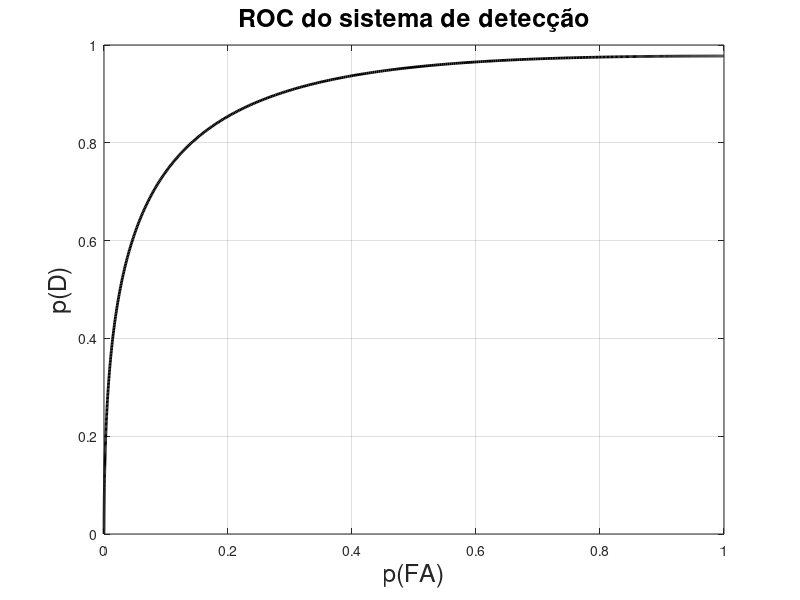

Reproduce this figure in MATLAB.
% Fundamentos de Acústica Submarina 

clear all, close all 

% Médias e variâncias do ruído e do sinal
mun    = 0.0;
sigman = 0.5;
mus    = 1.0;
sigmas = 0.5;

n = 1000;

% Índice de detecção:
a = mus - mun;
b = sigmas^2 + sigman^2;
d = a^2/( 0.5*b );
d

x = linspace(-2,2,n);
y = (x-mun)/sigman;
pdfn = 1/( sqrt(2*pi)*sigman )*exp( -0.5*y.*y );
y = (x-mus)/sigmas;
pdfs = 1/( sqrt(2*pi)*sigmas )*exp( -0.5*y.*y );

dx = x(2)-x(1);
pFA = zeros( 1,n );
pD  = zeros( 1,n );

for i = 1:n
    pFA(i) = sum( pdfn(i:n) );
    pD( i) = sum( pdfs(i:n) );
endfor

pFA = dx*pFA;
pD  = dx*pD;

figure(1)
plot(pFA,pD,'k','LineWidth',2)
title('ROC do sistema de detecção','FontSize',18)
xlabel('p(FA)','FontSize',18)
ylabel('p(D)' ,'FontSize',18)
xlim([0,1])
ylim([0,1])
grid on, box on

